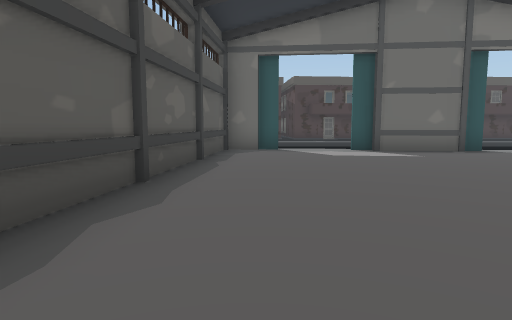
view 1 (above)

24 first-person views from a walk through a 3-D level made in the Unity game engine. The camera is 1.3 m above the floor, tilts 6° down and sees 75° across. The floor is counted in squares, 2 m on a side. Each view is taken from the middle of a square. On the plan, view 1 faces up. The plan holds only what a view shows up to about 10 squares ahead; the rest is blank. The place goes on beyond the plan. The player is left out.

view 2
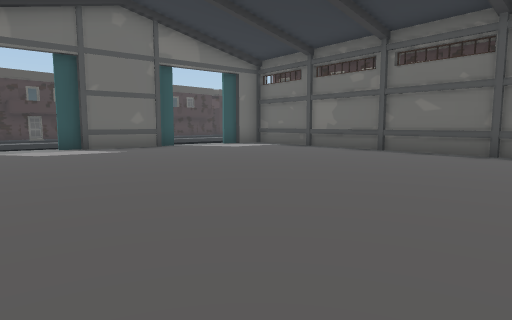

view 3
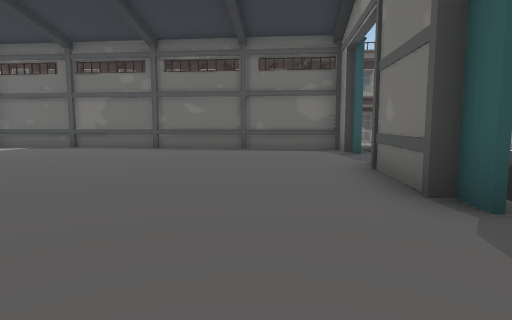

view 4
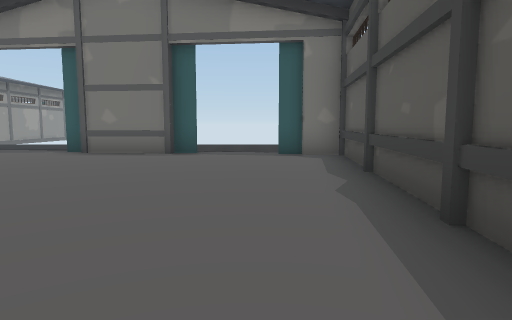

view 5
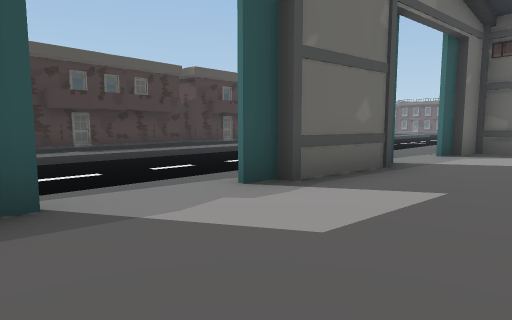

view 6
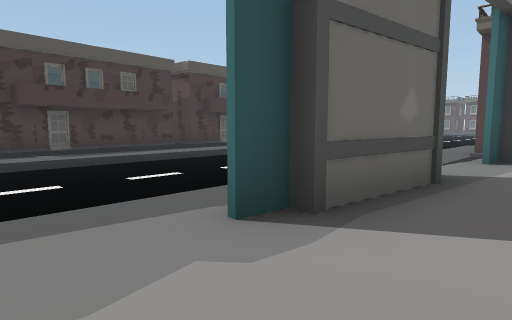

view 7
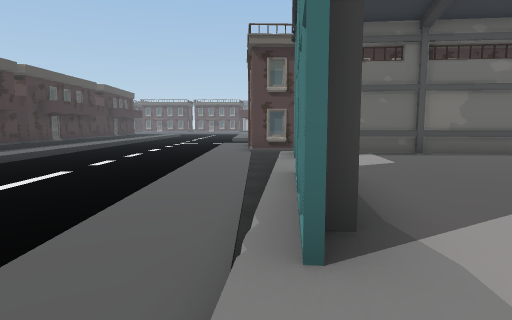

view 8
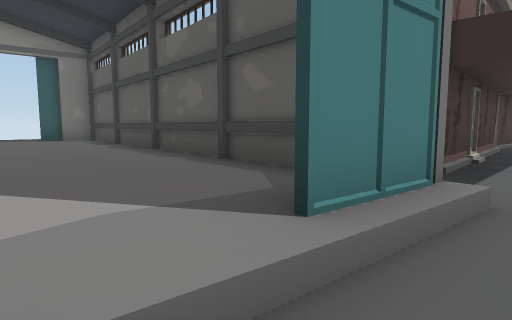

view 9
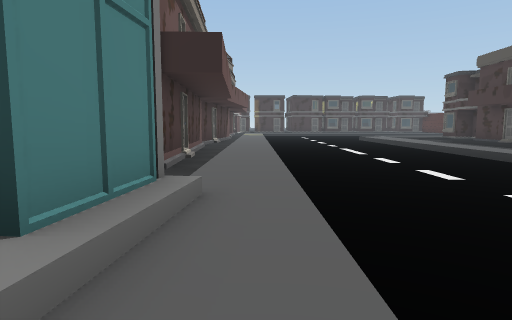

view 10
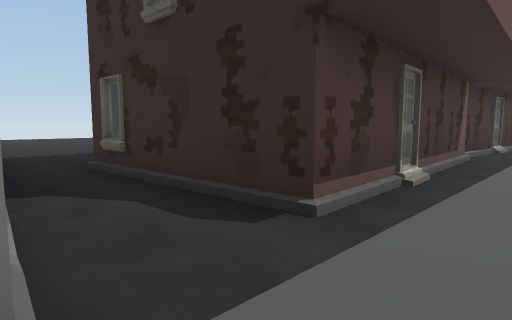

view 11
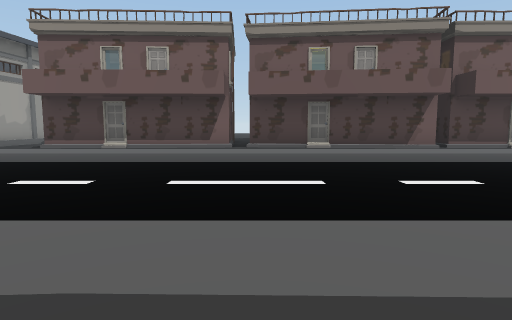

view 12
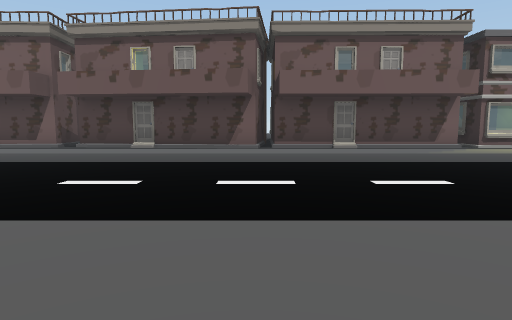

view 13
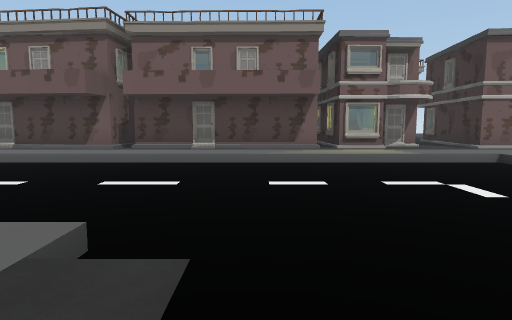

view 14
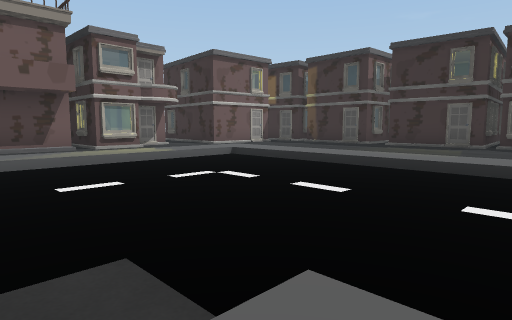

view 15
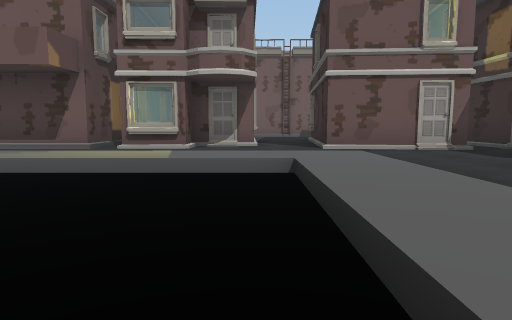

view 16
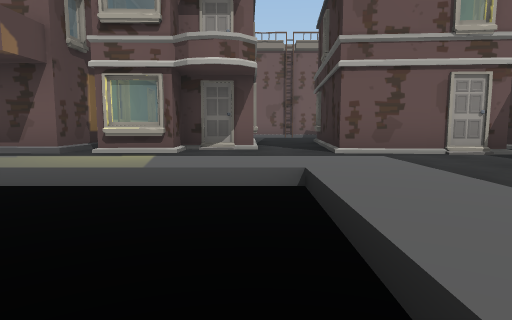

view 17
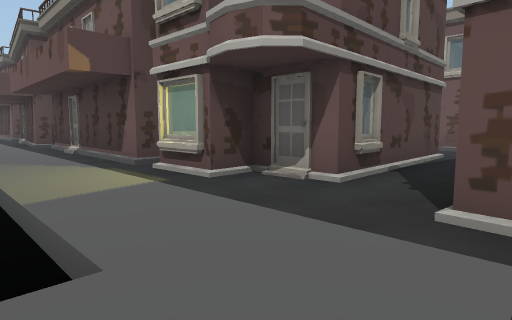

view 18
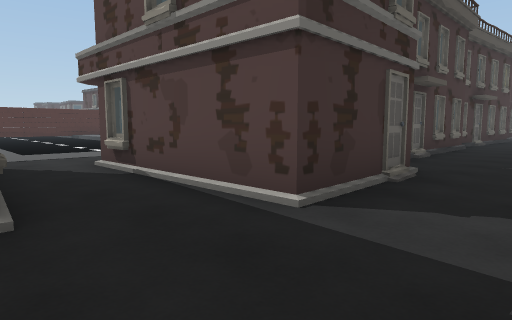

view 19
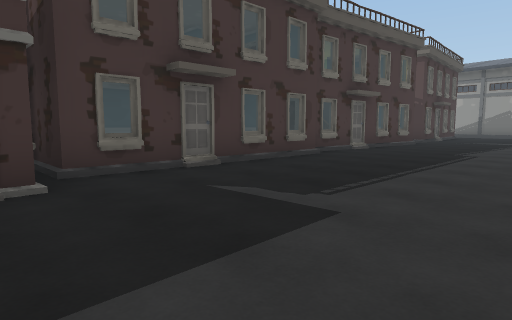

view 20
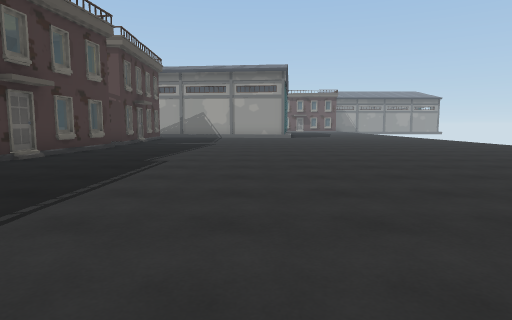

view 21
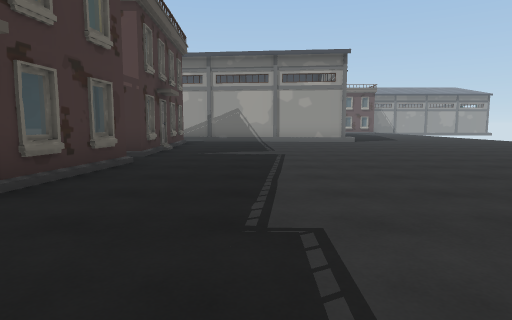

view 22
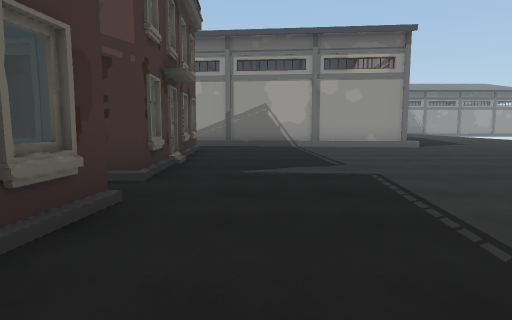

view 23
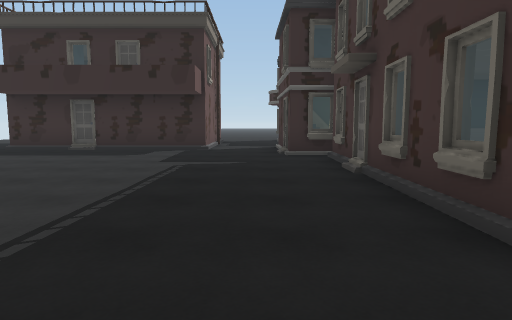

view 24
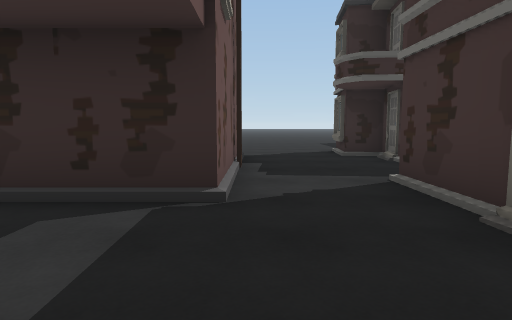

### Floor plan
Key: @ floor where view 1 was taken; # wall or solid block; x gap in a wall; . main floor; : floor 0.25 m higher than the main floor; - floor 0.5 m lower than the main floor; / step, stairs or slope; = window, fence, low wall or low ledge; H house.
Columns run from 27 left of view 1 to 12 right of it. Each row starts with its distance up from view 1.
 18         -/.  .    .          ...
 17 ....--- -/. ...  ....        ....
 16 ....---  -/////////////      /////   //
 15 ....---    -------------     ----------
 14 ....---            ------    ----------
 13  ...---------------------   -----------
 12  ...---------------------   -----------
 11  ...---------------------  ------------
 10 ............................///........
  9 ..........................##://///.....
  8 HHH...H/HHHHHH#HHH#HHHHH#.#:::###::##.H
  7 H H.H   =  HH    H      H.#:::::::::#
  6   H.H  H    H     H#    #.#:::::::::#
  5  HH.HH .HHHHHHHHH H#HHHHH.#:::::::::#
  4 HH...HH/........../.......#:::::::::#
  3 ..........................#:::::::::#
  2 .........................##:::::::::#
  1      #...................#:::::::::##
  0      H...................#:@:::::::#
 -1      #...................##::::::::#  HH
 -2     HH... ................x//###::##

Positions as (right, up) in squares from view 1, and headings:
1: (0, 0), facing up
2: (0, -1), facing up-right
3: (-1, 0), facing right
4: (0, 6), facing down
5: (0, 6), facing up-right
6: (1, 7), facing up-right
7: (1, 9), facing right
8: (2, 10), facing down-left
9: (2, 10), facing left
10: (-1, 10), facing down-left
11: (-9, 18), facing down
12: (-14, 18), facing down
13: (-18, 18), facing down
14: (-17, 18), facing down-left
15: (-23, 15), facing down
16: (-23, 14), facing down
17: (-25, 11), facing down-right
18: (-25, 2), facing up-right
19: (-21, 0), facing up-right
20: (-19, 0), facing right
21: (-15, 2), facing right
22: (-12, 3), facing right
23: (-13, 3), facing left
24: (-19, 2), facing left
